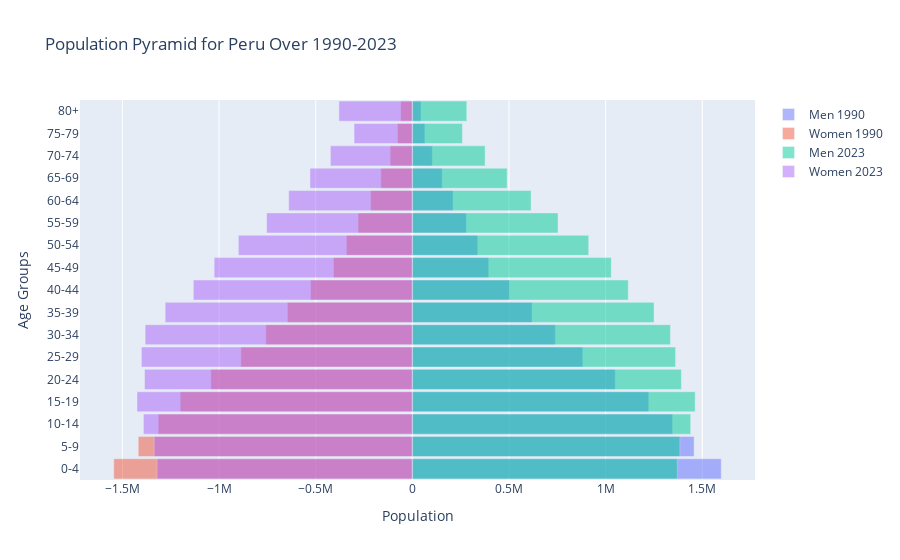

Write notebook code for a chart like this one.
### Code cell
overlay_population_pyramid([1990, 2023], 'Peru')

### Figure 1 — Plotly figure (JSON) as saved in the notebook; plotly's stock layout.template omitted (floating-point values rounded to 4 significant figures)
{"data": [{"hoverinfo": "skip", "name": "Men 1990", "opacity": 0.5, "orientation": "h", "type": "bar", "x": [1598000.0, 1458000.0, 1347000.0, 1223000.0, 1050000.0, 882000.0, 739600.0, 619400.0, 502600.0, 395200.0, 338200.0, 279200.0, 210800.0, 154400.0, 103500.0, 64950.0, 44890.0], "y": ["0-4", "5-9", "10-14", "15-19", "20-24", "25-29", "30-34", "35-39", "40-44", "45-49", "50-54", "55-59", "60-64", "65-69", "70-74", "75-79", "80+"]}, {"hoverinfo": "skip", "name": "Women 1990", "opacity": 0.5, "orientation": "h", "type": "bar", "x": [-1545000.0, -1418000.0, -1315000.0, -1201000.0, -1043000.0, -887700.0, -758500.0, -646700.0, -527100.0, -407900.0, -341500.0, -281000.0, -216100.0, -163000.0, -115100.0, -76920.0, -60630.0], "y": ["0-4", "5-9", "10-14", "15-19", "20-24", "25-29", "30-34", "35-39", "40-44", "45-49", "50-54", "55-59", "60-64", "65-69", "70-74", "75-79", "80+"]}, {"hoverinfo": "skip", "name": "Men 2023", "opacity": 0.5, "orientation": "h", "type": "bar", "x": [1371000.0, 1384000.0, 1440000.0, 1463000.0, 1392000.0, 1362000.0, 1335000.0, 1251000.0, 1117000.0, 1029000.0, 912500.0, 754000.0, 614400.0, 490700.0, 376600.0, 259100.0, 282000.0], "y": ["0-4", "5-9", "10-14", "15-19", "20-24", "25-29", "30-34", "35-39", "40-44", "45-49", "50-54", "55-59", "60-64", "65-69", "70-74", "75-79", "80+"]}, {"hoverinfo": "skip", "name": "Women 2023", "opacity": 0.5, "orientation": "h", "type": "bar", "x": [-1321000.0, -1336000.0, -1391000.0, -1425000.0, -1386000.0, -1402000.0, -1383000.0, -1279000.0, -1133000.0, -1025000.0, -900200.0, -754000.0, -639900.0, -529600.0, -424000.0, -301600.0, -379900.0], "y": ["0-4", "5-9", "10-14", "15-19", "20-24", "25-29", "30-34", "35-39", "40-44", "45-49", "50-54", "55-59", "60-64", "65-69", "70-74", "75-79", "80+"]}], "layout": {"bargap": 0.1, "barmode": "overlay", "title": {"text": "Population Pyramid for Peru Over 1990-2023"}, "xaxis": {"title": {"text": "Population"}}, "yaxis": {"title": {"text": "Age Groups"}}}}
